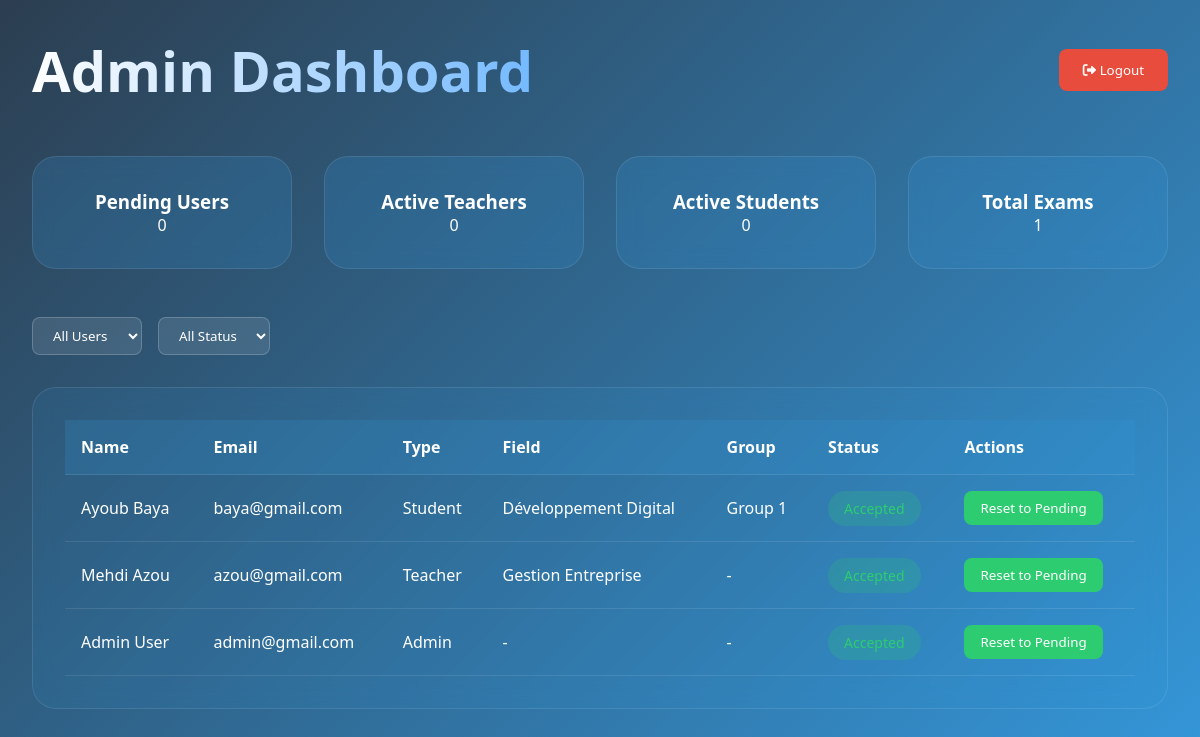
The page /admin.php (signed in) on the database its author committed.
### tables this page shows
CREATE TABLE IF NOT EXISTS users (
    user_id INT AUTO_INCREMENT PRIMARY KEY,
    first_name VARCHAR(100) NOT NULL,
    last_name VARCHAR(100) NOT NULL,
    email VARCHAR(150) UNIQUE NOT NULL,
    password VARCHAR(255) NOT NULL,
    user_type ENUM('admin', 'teacher', 'student') NOT NULL DEFAULT 'student',
    filiere_id INT,
    group_id INT,
    status ENUM('pending', 'accepted', 'rejected') NOT NULL DEFAULT 'pending',
    created_at TIMESTAMP DEFAULT CURRENT_TIMESTAMP,
    updated_at TIMESTAMP DEFAULT CURRENT_TIMESTAMP ON UPDATE CURRENT_TIMESTAMP,
    FOREIGN KEY (filiere_id) REFERENCES filieres(id) ON DELETE SET NULL,
    FOREIGN KEY (group_id) REFERENCES student_groups(id) ON DELETE SET NULL
);

CREATE TABLE IF NOT EXISTS filieres (
    id INT AUTO_INCREMENT PRIMARY KEY,
    name VARCHAR(100) NOT NULL UNIQUE,
    description TEXT,
    created_at TIMESTAMP DEFAULT CURRENT_TIMESTAMP,
    updated_at TIMESTAMP DEFAULT CURRENT_TIMESTAMP ON UPDATE CURRENT_TIMESTAMP
);

CREATE TABLE IF NOT EXISTS student_groups (
    id INT AUTO_INCREMENT PRIMARY KEY,
    name VARCHAR(50) NOT NULL UNIQUE,
    description TEXT,
    filiere_id INT,
    created_at TIMESTAMP DEFAULT CURRENT_TIMESTAMP,
    updated_at TIMESTAMP DEFAULT CURRENT_TIMESTAMP ON UPDATE CURRENT_TIMESTAMP,
    FOREIGN KEY (filiere_id) REFERENCES filieres(id) ON DELETE SET NULL
);

### admin.php (the view, shortened to what this page needs)
<?php
require_once 'config.php';
$stats = [
    'pending_users' => 0,
    'active_teachers' => 0,
    'active_students' => 0,
    'total_exams' => 0
];
$users = [];
$userType = 'all';
$status = 'all';
try {
    $stats['pending_users'] = $pdo->query("SELECT COUNT(*) FROM users WHERE status = 'pending'")->fetchColumn();
    $stats['active_teachers'] = $pdo->query("SELECT COUNT(*) FROM users WHERE user_type = 'teacher' AND status = 'approved'")->fetchColumn();
    $stats['active_students'] = $pdo->query("SELECT COUNT(*) FROM users WHERE user_type = 'student' AND status = 'approved'")->fetchColumn();
    $stats['total_exams'] = $pdo->query("SELECT COUNT(*) FROM exams")->fetchColumn();
    $userType = isset($_GET['user_type']) ? $_GET['user_type'] : 'all';
    $status = isset($_GET['status']) ? $_GET['status'] : 'all';
    $query = "
        SELECT
            u.*,
            f.name AS filiere_name,
            g.name AS group_name
        FROM users u
        LEFT JOIN filieres f ON u.filiere_id = f.id
        LEFT JOIN student_groups g ON u.group_id = g.id
        WHERE 1=1
    ";
    $query .= " ORDER BY u.created_at DESC";
    $stmt = $pdo->prepare($query);
    $stmt->execute();
    $users = $stmt->fetchAll(PDO::FETCH_ASSOC);
} catch (PDOException $e) {
    $error_message = "⚠ Database Error: " . $e->getMessage();
}
?>
<!DOCTYPE html>
<html lang="en">
<head>
    <link href="https://cdnjs.cloudflare.com/ajax/libs/font-awesome/6.0.0/css/all.min.css" rel="stylesheet">
</head>
<body>
    <div class="container">
        <div class="header">
            <h1>Admin Dashboard</h1>
            <button onclick="window.location.href='logout.php'" class="logout-btn">
                <i class="fas fa-sign-out-alt"></i> Logout
            </button>
        </div>
        <div class="dashboard-grid">
            <div class="stat-card">
                <h3>Pending Users</h3>
                <div class="number"><?php echo $stats['pending_users']; ?></div>
            </div>
            <div class="stat-card">
                <h3>Active Teachers</h3>
                <div class="number"><?php echo $stats['active_teachers']; ?></div>
            </div>
            <div class="stat-card">
                <h3>Active Students</h3>
                <div class="number"><?php echo $stats['active_students']; ?></div>
            </div>
            <div class="stat-card">
                <h3>Total Exams</h3>
                <div class="number"><?php echo $stats['total_exams']; ?></div>
            </div>
        </div>
        <div class="filters">
            <select class="filter-select" onchange="window.location.href='?user_type=' + this.value + '&status=<?php echo $status; ?>'">
                <option value="all" <?php echo $userType === 'all' ? 'selected' : ''; ?>>All Users</option>
            </select>
            <select class="filter-select" onchange="window.location.href='?user_type=<?php echo $userType; ?>&status=' + this.value">
                <option value="all" <?php echo $status === 'all' ? 'selected' : ''; ?>>All Status</option>
            </select>
        </div>
        <div class="card">
            <div class="table-responsive">
                <table>
                    <thead>
                        <tr>
                            <th>Name</th>
                            <th>Email</th>
                            <th>Type</th>
                            <th>Field</th>
                            <th>Group</th>
                            <th>Status</th>
                            <th>Actions</th>
                        </tr>
                    </thead>
                    <tbody>
                        <?php foreach ($users as $user): ?>
                            <tr>
                                <td><?php echo htmlspecialchars($user['first_name'] . ' ' . $user['last_name']); ?></td>
                                <td><?php echo htmlspecialchars($user['email']); ?></td>
                                <td><?php echo ucfirst($user['user_type']); ?></td>
                                <td><?php echo $user['filiere_name'] ? htmlspecialchars($user['filiere_name']) : '-'; ?></td>
                                <td><?php echo $user['group_name'] ? htmlspecialchars($user['group_name']) : '-'; ?></td>
                                <td>
                                    <span class="status-badge status-<?php echo $user['status']; ?>">
                                        <?php echo ucfirst($user['status']); ?>
                                    </span>
                                </td>
                                <td>
                                    <?php if ($user['status'] === 'pending'): ?>
                                        <form method="POST" style="display: inline;">
                                            <input type="hidden" name="user_id" value="<?php echo $user['user_id']; ?>">
                                            <input type="hidden" name="status" value="accepted">
                                            <button type="submit" name="update_status" class="btn btn-accept">
                                                <i class="fas fa-check"></i> Accept
                                            </button>
                                        </form>
                                        <form method="POST" style="display: inline;">
                                            <input type="hidden" name="user_id" value="<?php echo $user['user_id']; ?>">
                                            <input type="hidden" name="status" value="rejected">
                                            <button type="submit" name="update_status" class="btn btn-reject">
                                                <i class="fas fa-times"></i> Reject
                                            </button>
                                        </form>
                                    <?php else: ?>
                                        <form method="POST" style="display: inline;">
                                            <button type="submit" name="update_status" class="btn btn-accept">
                                                Reset to Pending
                                            </button>
                                        </form>
                                    <?php endif; ?>
                                </td>
                            </tr>
                        <?php endforeach; ?>
                    </tbody>
                </table>
            </div>
        </div>
    </div>
</body>
</html>

### admin.php (style rules this page uses)
* { margin: 0; padding: 0; box-sizing: border-box; font-family: 'Segoe UI', system-ui, -apple-system, sans-serif; }
body { background: linear-gradient(135deg, #2c3e50 0%, #3498db 100%); min-height: 100vh; color: #fff; }
.container { max-width: 1400px; margin: 0 auto; padding: 2rem; }
.header { text-align: center; margin-bottom: 3rem; display: flex; justify-content: space-between; align-items: center; }
.header h1 { font-size: 3.5rem; font-weight: 800; background: linear-gradient(to right, #fff, #74b9ff); -webkit-background-clip: text; -webkit-text-fill-color: transparent; }
.dashboard-grid { display: grid; grid-template-columns: repeat(auto-fit, minmax(250px, 1fr)); gap: 2rem; margin-bottom: 3rem; }
.stat-card { background: rgba(52, 152, 219, 0.2); backdrop-filter: blur(10px); border-radius: 1.5rem; padding: 2rem; border: 1px solid rgba(255, 255, 255, 0.1); text-align: center; transition: all 0.3s ease; }
.filters { display: flex; gap: 1rem; margin-bottom: 2rem; }
.filter-select { padding: 0.5rem 1rem; border-radius: 0.5rem; background: rgba(255, 255, 255, 0.1); border: 1px solid rgba(255, 255, 255, 0.2); color: white; cursor: pointer; }
.filter-select option { background: #2c3e50; color: white; }
.card { background: rgba(52, 152, 219, 0.1); backdrop-filter: blur(10px); border-radius: 1.5rem; padding: 2rem; border: 1px solid rgba(255, 255, 255, 0.1); margin-bottom: 2rem; }
table { width: 100%; border-collapse: separate; border-spacing: 0; }
th, td { padding: 1rem; text-align: left; border-bottom: 1px solid rgba(255, 255, 255, 0.1); }
th { background: rgba(52, 152, 219, 0.2); font-weight: 600; }
.status-badge { padding: 0.5rem 1rem; border-radius: 2rem; font-size: 0.875rem; font-weight: 500; }
.status-accepted { background: rgba(46, 204, 113, 0.2); color: #2ecc71; }
.btn { padding: 0.5rem 1rem; border-radius: 0.5rem; border: none; cursor: pointer; font-weight: 500; transition: all 0.3s ease; color: white; }
.btn-accept { background: #2ecc71; }
.logout-btn { padding: 0.75rem 1.5rem; background: #e74c3c; color: white; border: none; border-radius: 0.5rem; cursor: pointer; transition: all 0.3s ease; }

### rows shown on the page
users: first_name+last_name "Ayoub Baya", email "baya@gmail.com", user_type "Student", filiere.name "Développement Digital", group.name "Group 1", status "Accepted"
users: first_name+last_name "Mehdi Azou", email "azou@gmail.com", user_type "Teacher", filiere.name "Gestion Entreprise", status "Accepted"
users: first_name+last_name "Admin User", email "admin@gmail.com", user_type "Admin", status "Accepted"

### other values the page prints
$stats['pending_users'] "0"
$stats['active_teachers'] "0"
$stats['active_students'] "0"
$stats['total_exams'] "1"
